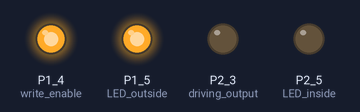
The sketch below on a simulated TI MSP430 LaunchPad. Shown: output pins drawn as LEDs (lit = HIGH).

Above: at 0.15 s.
At 2.25 s:
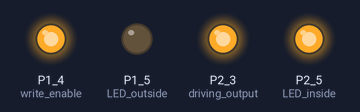
Timing chart, 0 to 3.0 s (numbered marks = the images above):
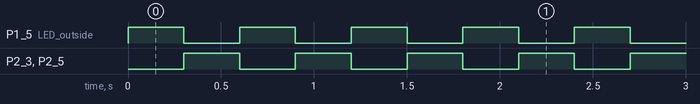

The sketch:

sketch_rs485_test.ino
```cpp
void setup()
{
  pinMode(P1_4, OUTPUT); //write enable
  pinMode(P2_4, INPUT_PULLUP); //read input
  pinMode(P2_3, OUTPUT); //driving output
  pinMode(P2_5, OUTPUT);//LED inside
  pinMode(P1_5, OUTPUT);//LED outside
  pinMode(P2_0, INPUT_PULLUP);//btn inside
  pinMode(P2_1, INPUT_PULLUP);//btn outside
  digitalWrite(P1_4, HIGH);
  digitalWrite(P1_5, LOW);
}
//1.4 select
//2.3 output
int output = LOW;
void loop()
{
  digitalWrite(P2_3, output);
  digitalWrite(P2_5, output);
  digitalWrite(P1_5, 1 - output);
  output = 1 - output;
  delay(300);
}
```

Measured:
- by itself, P1_5 (LED_outside), P2_3 (driving_output), P2_5 (LED_inside): alternates HIGH for 0.30 s and LOW for 0.30 s
